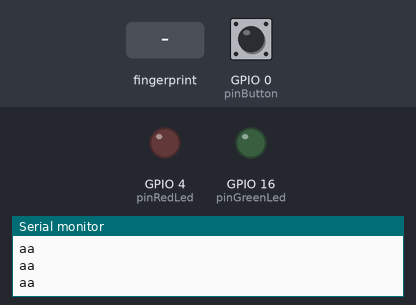
Simulated run of this sketch. Board: ESP8266 (NodeMCU). On the bench: output pins drawn as LEDs (lit = HIGH), the last lines printed to the serial monitor. The test bench sets the inputs (shaded band); at power-on: GPIO 0 (pinButton) HIGH. WiFi joins after 1.5 s; servers stay silent unless stated; uploads are accepted with an empty reply.

Above: at 3.7 s.
3.8 s: GPIO 0 (pinButton) pulled LOW for 0.15 s
At 4.48 s:
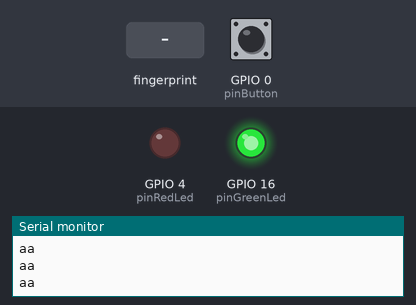
6.9 s: finger stored as number 1 placed on the sensor
9.3 s: finger stored as number 1 placed on the sensor
At 10.4 s:
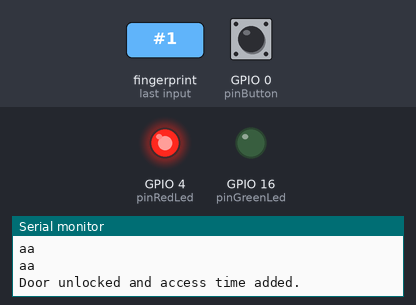
12.3 s: GPIO 0 (pinButton) pulled LOW for 1 s
At 13.03 s:
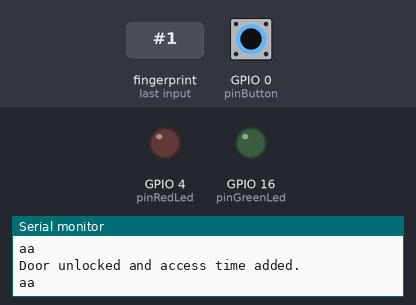
Timing chart, 0 to 16.4 s (numbered marks = the images above; inputs shaded):
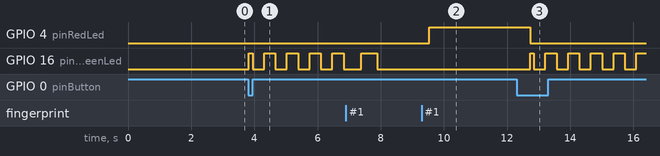

Measured:
- after the input at 3.8 s, GPIO 16 (pinGreenLed): LOW → HIGH at once, then repeats every 0.72 s: LOW 0.36 s, HIGH 0.36 s
- after the input at 9.3 s, GPIO 4 (pinRedLed): LOW → HIGH after 0.23 s
- after the input at 12.3 s, GPIO 16 (pinGreenLed): LOW → HIGH after 0.43 s, then repeats every 0.72 s: LOW 0.36 s, HIGH 0.36 s

The sketch:

duarte_arduino.ino
```cpp
#include <Adafruit_Fingerprint.h>
#include <SoftwareSerial.h>
#include <ESP8266HTTPClient.h>
#include <ESP8266WiFi.h>

#define pinGreenLed 16
#define pinRedLed 4
#define pinButton 0

const char* ssid = "WIFI_ALUNOS";
const char* password = "WIFIgps123";

SoftwareSerial mySerial(12, 14); // RX, TX
Adafruit_Fingerprint finger = Adafruit_Fingerprint(&mySerial);

void setup() {
  Serial.begin(9600);

  pinMode(pinRedLed, OUTPUT);
  pinMode(pinGreenLed, OUTPUT);
  pinMode(pinButton, INPUT);

  finger.begin(57600);
  if (finger.verifyPassword()) {
    Serial.println("Found fingerprint sensor!");
  } else {
    Serial.println("Did not find fingerprint sensor :(");
    while (1) {
      digitalWrite(pinRedLed, digitalRead(pinRedLed) == HIGH ? LOW : HIGH);
      delay(1);
    }
  }

  // Connect to WiFi
  WiFi.mode(WIFI_STA);
  WiFi.begin(ssid, password);
  Serial.println("Connecting to WiFi...");
  while (WiFi.status() != WL_CONNECTED) {
    delay(500);
    Serial.print(".");
  }
  Serial.println("Connected to WiFi");
  Serial.print("IP address: ");
  Serial.println(WiFi.localIP());
}

void loop() {
  Serial.println("aa");
  if (digitalRead(pinButton) == LOW) {
    createUser();
  } else {
    openDoor();
  }
}

int getFingerprintID() {
  uint8_t p = finger.getImage();
  if (p != FINGERPRINT_OK) return -1;

  p = finger.image2Tz();
  if (p != FINGERPRINT_OK) return -1;

  return finger.fingerID;
}

void createUser() {
  digitalWrite(pinRedLed, LOW);
  digitalWrite(pinGreenLed, HIGH);

  int fingerprintCode = getFingerprintID();
  while (fingerprintCode == -1) {
    fingerprintCode = getFingerprintID();
    digitalWrite(pinGreenLed, digitalRead(pinGreenLed) == HIGH ? LOW : HIGH);
    delay(300);
  }

  Serial.println(fingerprintCode);

  WiFiClient client;
  HTTPClient http;

  String url = "http://10.0.0.138:5000/create_user";
  http.begin(client, url);
  http.addHeader("Content-Type", "application/json");

  String jsonData = "{\"fingerprint_code\": " + String(fingerprintCode) + "}";
  int httpResponseCode = http.POST(jsonData);

  if (httpResponseCode > 0) {
    String response = http.getString();
    Serial.println("User created successfully.");
    Serial.println(response);
  } else {
    Serial.println("Error creating user. HTTP response code: " + String(httpResponseCode));
  }

  http.end();
  digitalWrite(pinGreenLed, LOW);
}

void openDoor() {
  int fingerCode = getFingerprintID();
  if (fingerCode == -1) {
    digitalWrite(pinRedLed, LOW);
    return;
  }

  digitalWrite(pinRedLed, HIGH);

  WiFiClient client;
  HTTPClient http;

  String url = "http://10.0.0.138:5000/unlock";
  http.begin(client, url);
  http.addHeader("Content-Type", "application/json");

  String jsonData = "{\"user_id\": " + String(fingerCode) + "}";
  int httpResponseCode = http.POST(jsonData);

  if (httpResponseCode > 0) {
    String response = http.getString();
    Serial.println("Door unlocked and access time added.");
    Serial.println(response);
  } else {
    Serial.println("Error unlocking door and adding access time. HTTP response code: " + String(httpResponseCode));
  }

  http.end();

  delay(3000);
  digitalWrite(pinRedLed, LOW);
}
```
